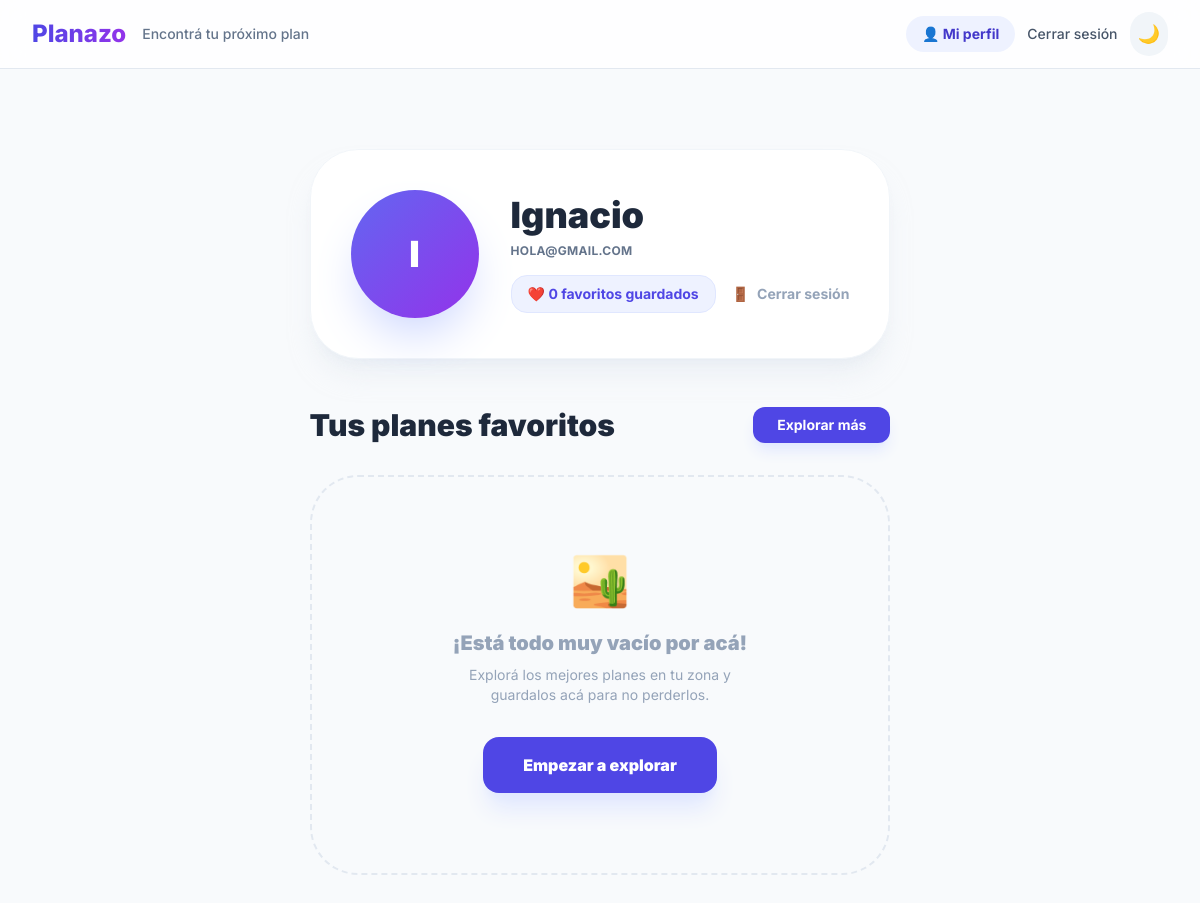
Screenshot of /perfil (signed in) with the database file from the repository.
### app/models.py (models this page shows)
class Usuario(Base):
    __tablename__ = "usuarios"
    id = Column(Integer, primary_key=True, index=True)
    nombre = Column(String, nullable=False)
    email = Column(String, unique=True, index=True, nullable=False)
    hashed_password = Column(String, nullable=False)
    rol = Column(String, default="usuario")
    descartes = relationship("Descarte", back_populates="usuario")
    favoritos = relationship("Favorito", back_populates="usuario")
    valoraciones = relationship("Valoracion", back_populates="usuario")

### app/main.py (the view)
@app.get("/perfil", response_class=HTMLResponse)
def perfil(request: Request, db: Session = Depends(get_db)):
    usuario = get_usuario_sesion(request, db)
    if not usuario:
        return RedirectResponse(url="/login", status_code=303)
    favoritos_ids = db.query(models.Favorito.plan_id).filter(
        models.Favorito.usuario_id == usuario.id
    ).all()
    favoritos = [db.query(models.Plan).filter(models.Plan.id == f[0]).first() for f in favoritos_ids]
    return templates.TemplateResponse(
        request=request, name="perfil.html",
        context={"usuario": usuario, "favoritos": [f for f in favoritos if f]}
    )

### app/templates/perfil.html
{% extends "base.html" %}
{% block content %}
<div class="max-w-6xl mx-auto px-4 py-12 animate__animated animate__fadeIn">
    <div class="bg-white dark:bg-slate-900 rounded-[3rem] p-10 mb-12 border border-slate-100 dark:border-slate-800 shadow-xl shadow-slate-200/50 dark:shadow-none flex flex-col md:flex-row items-center gap-8">
        <div class="w-32 h-32 rounded-full bg-gradient-to-br from-indigo-500 to-purple-600 flex items-center justify-center text-4xl font-black text-white shadow-2xl shadow-indigo-200 dark:shadow-none">
            {{ usuario.nombre[0] | upper }}
        </div>
        <div class="text-center md:text-left flex-1">
            <h1 class="text-4xl font-black text-slate-800 dark:text-white mb-2">{{ usuario.nombre }}</h1>
            <p class="text-slate-500 dark:text-slate-400 font-bold tracking-wide uppercase text-xs">{{ usuario.email }}</p>
            <div class="mt-4 flex flex-wrap justify-center md:justify-start gap-4">
                <div class="bg-indigo-50 dark:bg-indigo-500/10 px-4 py-2 rounded-2xl border border-indigo-100 dark:border-indigo-500/20 text-indigo-600 dark:text-indigo-400 text-sm font-bold">
                    ❤️ {{ favoritos|length }} favoritos guardados
                </div>
                <a href="/logout" class="text-slate-400 hover:text-red-500 font-bold text-sm flex items-center gap-2 transition-colors">
                    <span>🚪</span> Cerrar sesión
                </a>
            </div>
        </div>
    </div>
    <div class="space-y-8">
        <div class="flex items-center justify-between">
            <h2 class="text-3xl font-black text-slate-800 dark:text-white">Tus planes favoritos</h2>
            <a href="/" class="bg-indigo-600 text-white font-bold py-2 px-6 rounded-xl hover:bg-indigo-700 transition-colors shadow-lg shadow-indigo-100 dark:shadow-none text-sm">
                Explorar más
            </a>
        </div>
        {% if favoritos %}
            <div class="grid grid-cols-1 sm:grid-cols-2 lg:grid-cols-3 gap-8">
                {% for plan in favoritos %}
                <div class="group bg-white dark:bg-slate-900 rounded-[2.5rem] overflow-hidden border border-slate-100 dark:border-slate-800 shadow-sm hover:shadow-2xl hover:-translate-y-2 transition-all duration-300">
                    <div class="h-48 w-full bg-cover bg-center relative" style="background-image: url('{{ plan.imagen_url or '/static/img/placeholder.jpg' }}')">
                        <div class="absolute inset-0 bg-gradient-to-t from-black/40 to-transparent"></div>
                        <div class="absolute top-4 right-4">
                            <form method="post" action="/favoritos/quitar/{{ plan.id }}">
                                <button type="submit" class="p-2 rounded-full bg-white/20 backdrop-blur-md text-white hover:bg-red-500 transition-colors border border-white/30" title="Quitar de favoritos">
                                    ❤️
                                </button>
                            </form>
                        </div>
                    </div>
                    <div class="p-8">
                        <div class="flex items-center gap-2 mb-3">
                            <span class="text-[10px] font-black text-indigo-500 uppercase tracking-widest bg-indigo-50 dark:bg-indigo-500/10 px-2 py-1 rounded-lg">{{ plan.categoria or 'PLAN' }}</span>
                            <span class="text-[10px] font-black text-slate-400 uppercase tracking-widest">
                                {% if plan.es_exterior %}🌿 Exterior{% else %}🏠 Interior{% endif %}
                            </span>
                        </div>
                        <a href="/plan/{{ plan.id }}" class="block group-hover:text-indigo-600 transition-colors">
                            <h3 class="text-xl font-black text-slate-800 dark:text-white mb-2 line-clamp-1">{{ plan.nombre }}</h3>
                        </a>
                        <p class="text-slate-500 dark:text-slate-400 text-sm line-clamp-2 mb-6">{{ plan.descripcion }}</p>
                        <div class="flex items-center justify-between pt-6 border-t border-slate-50 dark:border-slate-800">
                            <span class="text-sm font-black text-slate-700 dark:text-slate-300">
                                {% if plan.presupuesto_max %}${{ plan.presupuesto_max | int }}{% else %}Gratis{% endif %}
                            </span>
                            <a href="/plan/{{ plan.id }}" class="text-indigo-600 font-black text-sm hover:underline italic">
                                Ver detalle →
                            </a>
                        </div>
                    </div>
                </div>
                {% endfor %}
            </div>
        {% else %}
            <div class="py-20 text-center bg-slate-50 dark:bg-slate-800/50 rounded-[3rem] border-2 border-dashed border-slate-200 dark:border-slate-700">
                <div class="text-5xl mb-6">🏜️</div>
                <h3 class="text-xl font-black text-slate-400 mb-2">¡Está todo muy vacío por acá!</h3>
                <p class="text-slate-400 mb-8 max-w-xs mx-auto text-sm">Explorá los mejores planes en tu zona y guardalos acá para no perderlos.</p>
                <a href="/" class="inline-block bg-indigo-600 text-white font-black py-4 px-10 rounded-2xl hover:bg-indigo-700 transition-colors shadow-xl shadow-indigo-100 dark:shadow-none">
                    Empezar a explorar
                </a>
            </div>
        {% endif %}
    </div>
</div>
{% endblock %}

### app/static/style.css (style rules this page uses)
:root { --bg: #fafaf8; --surface: #ffffff; --surface-2: #f4f4f0; --border: #e8e8e2; --border-2: #d8d8d0; --text: #1a1a18; --text-2: #6b6b63; --text-3: #a8a89e; --accent: #2d2d2a; --accent-2: #5c5c56; --green: #3d7a4a; --green-bg: #eef5f0; --amber: #8a5e00; --amber-bg: #fdf6e3; --red: #c0392b; --red-bg: #fdf0ee; --purple: #5046e5; --purple-light: #eeecfd; --shadow-sm: 0 1px 3px rgba(0, 0, 0, 0.06), 0 1px 2px rgba(0, 0, 0, 0.04); --shadow-md: 0 4px 12px rgba(0, 0, 0, 0.08), 0 2px 4px rgba(0, 0, 0, 0.04); --shadow-lg: 0 12px 32px rgba(0, 0, 0, 0.10), 0 4px 8px rgba(0, 0, 0, 0.04); --radius: 14px; --radius-lg: 20px; }
*, *::before, *::after { box-sizing: border-box; margin: 0; padding: 0; }
body { font-family: 'DM Sans', sans-serif; background: var(--bg); color: var(--text); min-height: 100vh; display: flex; flex-direction: column; -webkit-font-smoothing: antialiased; }

### rows the page displays
Usuario: nombre "I", nombre "Ignacio", email "HOLA@GMAIL.COM"

### other values shown
{{ favoritos|length }} "0"
